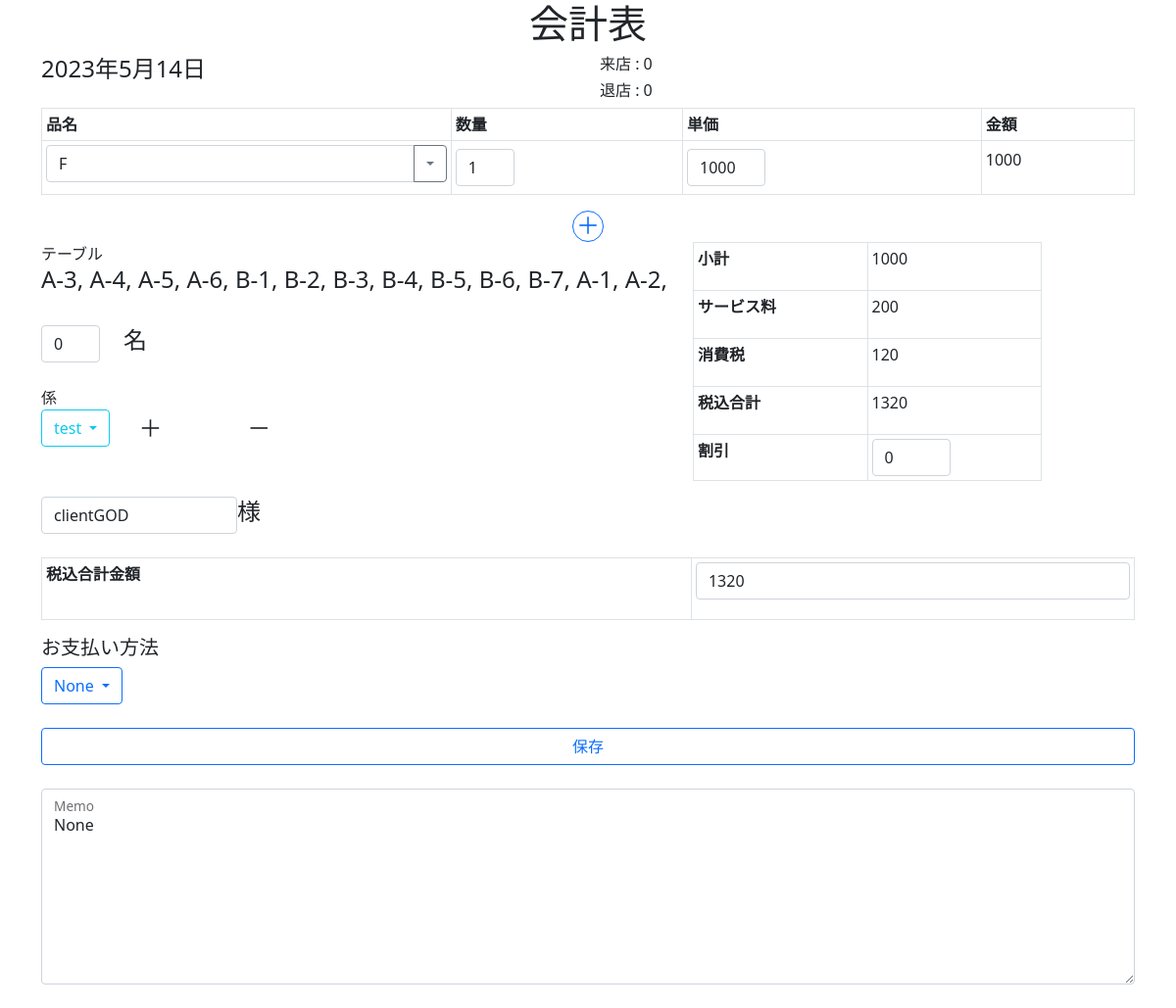
Page /checksheet/1 on the committed database.
### attendance/models.py (models this page shows)
class CheckSheet(models.Model):
    total_fee = models.IntegerField(default=0)
    discount = models.IntegerField(default=0)
    how_cash = models.CharField(max_length=20, null=True)
    asign = models.BooleanField(default=False)
    client_name = models.CharField(max_length=20, null=True)
    client_num = models.IntegerField(default=0)
    start_time = models.DateTimeField(verbose_name="来店時間")
    end_time = models.DateTimeField(verbose_name="退店時間")
    start_overtime = models.CharField(max_length=20, null=True)
    end_overtime = models.CharField(max_length=20, null=True)
    staff = models.ManyToManyField("Account")
    memo_str = models.CharField(max_length=100, null=True)
    def __str__(self):
        return self.client_name

class Item(models.Model):
    item_name = models.CharField(max_length=20, null=True)
    item_num = models.IntegerField()
    item_cost = models.IntegerField()
    checkSheet = models.ForeignKey(CheckSheet, on_delete=models.CASCADE)
    Menu = models.ForeignKey(ItemMenu, on_delete=models.CASCADE)
    def __str__(self):
        return self.item_name

class Seat(models.Model):
    Seat_ID = models.CharField(max_length=10, null=True)
    CheckSheet = models.ForeignKey(CheckSheet, on_delete=models.CASCADE)
    pos_x = models.IntegerField(default=0)
    pos_y = models.IntegerField(default=0)
    is_use = models.BooleanField(default=False)
    def __str__(self):
        return self.Seat_ID

class Account(models.Model):
    user = models.OneToOneField(User, on_delete=models.CASCADE)
    is_working = models.BooleanField(default=False)
    start_time = models.DateTimeField(verbose_name="開始時間")
    end_time = models.DateTimeField(verbose_name="終了時間")
    start_overtime = models.CharField(max_length=20, null=True)
    end_overtime = models.CharField(max_length=20, null=True)
    is_sending = models.BooleanField(default=False)
    def __str__(self):
        return self.user.username

### attendance/views.py (the view, shortened to what this page needs)
# urls.py: path("checksheet/<int:pk>", views.CheckEditer.as_view(), name="CheckSheet"),
class CheckEditer(TemplateView):
    def get(self, request, pk):
        context = {
            "Staff": Account.objects.all(),
            "CheckSheet": get_object_or_404(CheckSheet, pk=pk),
            "Menu": get_object_or_404(ItemMenu, menu="Default"),
            }
        return render(request,"attendance/checksheet.html", context)

### templates/attendance/checksheet.html (shortened to what this page needs)
{% extends "attendance/DB5_base.html" %}
{% block body %}
<div class="container">
    <form action="{% url 'CheckSheet' pk=CheckSheet.pk %}" method="post">
        <header>
        <h1 class="text-center">会計表</h1>
    </header>
    <main>
        <div class="row">
            <div class="col">
                <h4>{{CheckSheet.start_time|date:"Y年n月j日"}}</h4>
            </div>
            <div class="col">
                <div class="col">
                    <h6>来店 : {{CheckSheet.start_overtime}}</h6>
                </div>
                <div class="col">
                    <h6>退店 : {{CheckSheet.end_overtime}}</h2>
                </div>
            </div>
        </div>
        <div style="margin: 20px 50;">
        <table class="table table-bordered table-sm align-middle" name="order_table">
            <thead>
              <tr>
                <th scope="col">品名</th>
                <th scope="col">数量</th>
                <th scope="col">単価</th>
                <th scope="col">金額</th>
              </tr>
            </thead>
            <tbody id="order">
                {% for item in CheckSheet.item_set.all %}
                    <tr id="item_field">
                        <td>
                            <div class="input-group mb-2" name="item_name">
                                <input type="text" name="item_name" class="form-control" aria-label="Text input with dropdown button" value="{{item.item_name}}" style="width: 80px;">
                                <button class="btn btn-outline-secondary dropdown-toggle" type="button" data-bs-toggle="dropdown" aria_expanded="true"></button>
                            </div>
                        </td>
                        <td>
                            <input type="number" name="item_num" id="itemNumber" class="form-control" value="{{item.item_num}}" style="width: 60px;"/>
                        </td>
                        <td>
                            <input type="text" pattern="^[0-9]+$" name="item_cost" id="itemCost" class="form-control" value="{{item.item_cost}}" style="width: 80px;"/>
                        </td>
                        <td>
                            <p name="total">0</p>
                        </td>
                    </tr>
                {% endfor %}
            </tbody>
        </table>
        </div>
        <div class="section1 text-center">
            <button type="button" class="btn btn-outline-primary rounded-circle p-0" name="orderAdd" style="width:2rem;height:2rem;"><h4>＋</h4></button>
        </div>
        <div class="row">
            <div class="col-7">
                <label for="table-id">テーブル</label>
                <h4 id="table-id">
                {% for seat in CheckSheet.seat_set.all %}
                    {{seat}},
                {% endfor %}
                </h4>
                <br>
                <div class="row">
                    <div class="d-flex align-items-center">
                        <input type="number" name="client_num" class="form-control" value="{{CheckSheet.client_num}}" style="width: 60px;">
                        <h4>　名</h4>
                    </div>
                </div>
                <br>
                <div class="row" id="all_staff">
                    <label for="dropdownMenuButton1">係</label><br>
                    <div class="col-auto">
                        <div class="row" name="staffs">
                            <div class="col-auto" name="staff_select">
                                <button class="btn btn-outline-info dropdown-toggle" type="button" id="dropdownMenuButton1" data-bs-toggle="dropdown" aria-expanded="false">
                                    {{Staff.0}}
                                </button>
                            </div>
                        </div>
                    </div>
                    <div class="col-2">
                        <button type="button" class="btn btn-otline-info rounded-circle p-1" name="staffAdd" style="width:2rem;height:2rem;"><h4>＋</h4></button>
                    </div>
                    <div class="col-2">
                        <button type="button" class="btn btn-otline-info rounded-circle p-1" name="staffDelete" style="width:2rem;height:2rem;"><h4>－</h4></button>
                    </div>
                </div>
            </div>
            <div class="col-4">
                <table class="table table-bordered table-sm">
                    <tbody>
                        <tr>
                            <th scope="row">小計</th>
                            <td>
                                <p class="text-right" name="total-s-all">0</p>
                            </td>
                        </tr>
                        <tr>
                            <th scope="row">サービス料</th>
                            <td>
                                <p name="total-20">0</p>
                            </td>
                        </tr>
                        <tr>
                            <th scope="row">消費税</th>
                            <td>
                                <p name="total-10">0</p>
                            </td>
                        </tr>
                        <tr>
                            <th scope="row">税込合計</th>
                            <td>
                                <p name="total-all">0</p>
                            </td>
                        </tr>
                        <tr>
                            <th scope="row">割引</th>
                            <td>
                                <input type="text" pattern="[+-]?\d+" class="form-control" name="discount" value="{{CheckSheet.discount}}" style="width: 80px;"/>
                            </td>
                        </tr>
                    </tbody>
                </table>
            </div>
        </div>
        <div class="d-flex align-items-center">
            <input type="text" name="client_name" class="form-control" value="{{CheckSheet}}" style="width: 200px;">
            <h4>様</h4>
        </div>
        <br>
        <div>
            <table class="table table-bordered table-sm">
                <tbody>
                    <tr>
                        <th scope="row">税込合計金額</th>
                        <td>
                            <p class="form-control" name="total-f">0</p>
                        </td>
                    </tr>
                </tbody>
            </table>
            <div class="dropdown" id="cash_how">
                <h5>お支払い方法</h5>
                <button class="btn btn-outline-primary dropdown-toggle" type="button" id="dropdownMenuButton" data-bs-toggle="dropdown" aria-expanded="false">
                {{CheckSheet.how_cash}}
                </button>
            </div>
        </div>
        <br>
        <div class="row">
            <div class="d-grid gap-1 mx-auto" id="submit_button">
                <input type="submit" class="btn btn-outline-primary" name="save" value="保存">
            </div>
        </div>
        <br>
        <div class="form-floating">
            <textarea class="form-control" name="memo" id="floatingTextarea" style="height: 200px">{{CheckSheet.memo_str}}</textarea>
            <label for="floatingTextarea">Memo</label>
        </div>
        <br>
    </main>
    </form>
</div>
{% endblock body %}

### rows in the picture
CheckSheet: start_time "2023年5月14日", start_overtime "0", end_overtime "0", client_num "0", discount "0", client_name "clientGOD", how_cash "None", memo "None"
Item: item_name "F", item_num "1", item_cost "1000"
Seat: Seat_ID "A-3"
Seat: Seat_ID "A-4"
Seat: Seat_ID "A-5"
Seat: Seat_ID "A-6"
Seat: Seat_ID "B-1"
Seat: Seat_ID "B-2"
Seat: Seat_ID "B-3"
Seat: Seat_ID "B-4"
Seat: Seat_ID "B-5"
Seat: Seat_ID "B-6"
Seat: Seat_ID "B-7"
Seat: Seat_ID "A-1"
Seat: Seat_ID "A-2"
Account: user.username "test"
